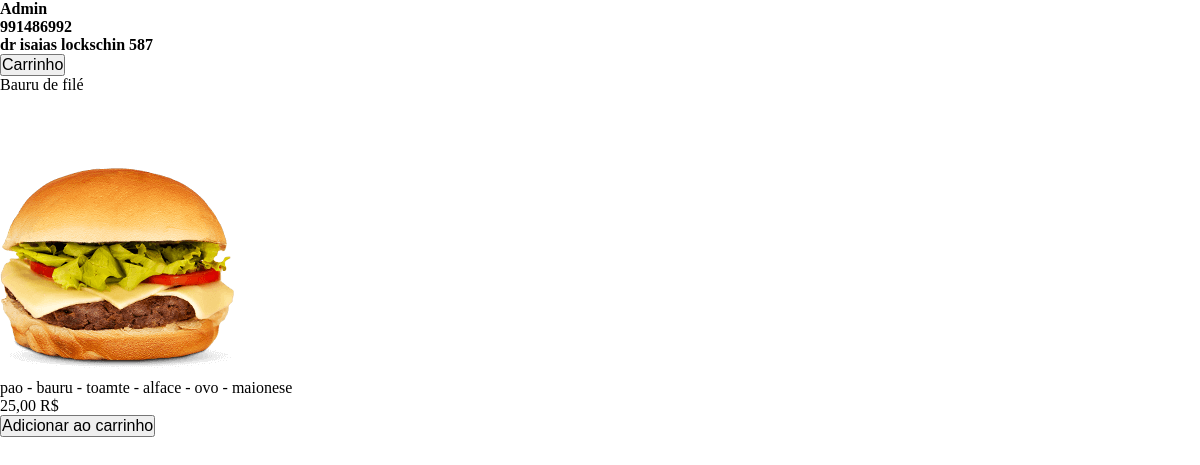
The page /estabelecimento/pastel-tudibom/ on the database its author committed.
### pratoservido/models.py (models this page shows, shortened)
class Estabelecimento(models.Model):
    nome = models.CharField(max_length=200, null=True, blank=True)
    slug = models.SlugField(unique=True, null=True, blank=True)
    telefone = models.CharField(max_length=200, null=True, blank=True)
    endereco = models.CharField(max_length=400, blank=True, null=True)
    logo = models.ImageField(upload_to='logo', default='logo/logopratoservido.webp', null=True, blank=True)
    descricao = models.CharField(max_length=500, null=True, blank=True)
    usuario = models.OneToOneField(User, null=True, blank=True, on_delete=models.CASCADE)

class Prato(models.Model):
    nome = models.CharField(max_length=200, null=True, blank=True)
    preco = models.DecimalField(max_digits=10, decimal_places=2, default=0.00)
    ingredientes = models.TextField(max_length=500, null=True, blank=True)
    imagem = models.ImageField(upload_to='prato', default='prato/pratopadrao.webp')
    ativo = models.BooleanField(default=True)
    estabelecimento = models.ForeignKey(Estabelecimento, on_delete=models.CASCADE, related_name='pratos')

### pratoservido/views.py (the view)
# urls.py: path('estabelecimento/<slug:slug>/', cardapio, name='cardapio'),
def cardapio(request, slug=None):
    try:
        estabelecimento = Estabelecimento.objects.get(slug=slug)
        pratos = estabelecimento.pratos.filter(ativo=True)
    except  Estabelecimento.DoesNotExist:
        return redirect('estabelecimento')
    if request.COOKIES.get('id_sessao'):
        id_sessao = request.COOKIES.get('id_sessao')
    else:
        id_sessao = str(uuid.uuid4())
    context = {'estabelecimento': estabelecimento, 'pratos': pratos}
    resposta = render(request, 'pratoservido/cardapio.html', context)
    if not request.COOKIES.get('id_sessao'):
        resposta.set_cookie(key='id_sessao', value=id_sessao, max_age=60*60*24*30)
    return resposta

### pratoservido/templates/pratoservido/cardapio.html (shortened to what this page needs)
{% extends 'core/base.html' %} {% load static %}
{% block body %}
<div>
  <h1>{{ estabelecimento.nome }}</h1>
  {% if estabelecimento.telefone != None %}
    <h2>{{ estabelecimento.telefone }}</h2>
  {% endif %}
  {% if estabelecimento.endereco != None %}
    <h2>{{ estabelecimento.endereco }}</h2>
  {% endif %}
</div>
<button id="mostrar-carrinho" hx-get="{% url 'carrinho' estabelecimento.id %}" hx-trigger="click" hx-target="#carrinho">Carrinho</button>
{% for prato in pratos %}
  <p>{{ prato.nome }}</p>
  <img src="{{ prato.imagem.url }}" alt="Imagem do {{ prato.nome }}" />
  <p>{{ prato.ingredientes }}</p>
  <p>{{ prato.preco }} R$</p>
  <form>
    <button hx-post="{% url 'add_carrinho' prato.id %}" hx-trigger="click" hx-target="#carrinho">Adicionar ao carrinho</button>
  </form>
{% endfor %}
{% endblock %}

### static/css/style.css (style rules this page uses)
html { font-size: 62.5%; height: 100%; }
* { margin: 0; padding: 0; box-sizing: content-box; }
button { cursor: pointer; }
* { font-size: 1.6rem; }

### rows shown on the page
Estabelecimento: nome "Admin", telefone "991486992", endereco "dr isaias lockschin 587"
Prato: nome "Bauru de filé", imagem (picture), ingredientes "pao - bauru - toamte - alface - ovo - maionese", preco "25,00"
